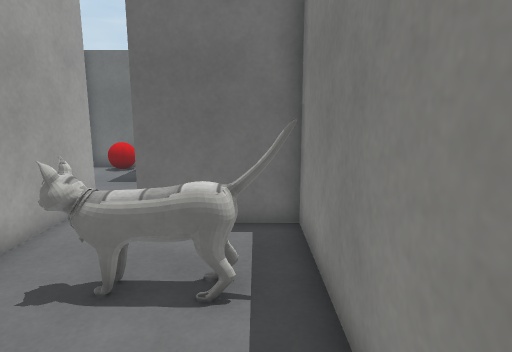
[1] (above)

17 first-person views from a walk through a 3-D level made in the Unity game engine. The camera is 1.3 m above the floor, tilts 10° down and sees 75° across. The floor is counted in squares, 0.5 m on a side. Each view is taken from the middle of a square. On the plan, view 1 faces up. The plan holds only what a view shows up to about 20 squares ahead; the rest is blank. The player character is not drawn. Surface patterns are stand-ins for the level's own textures.

[2]
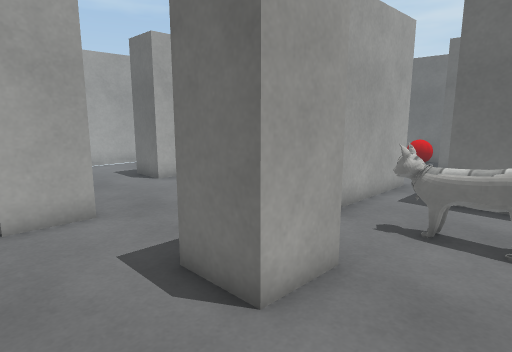

[3]
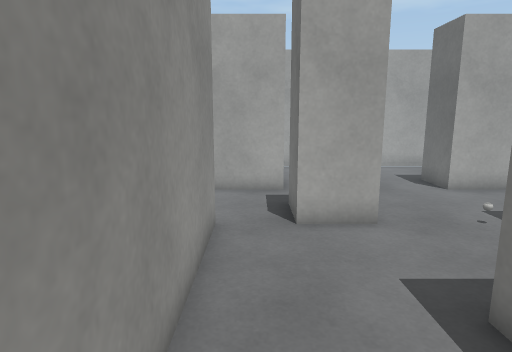

[4]
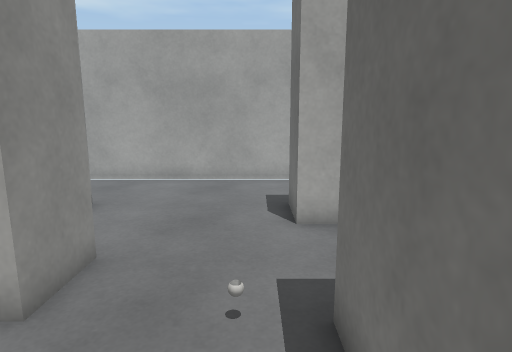

[5]
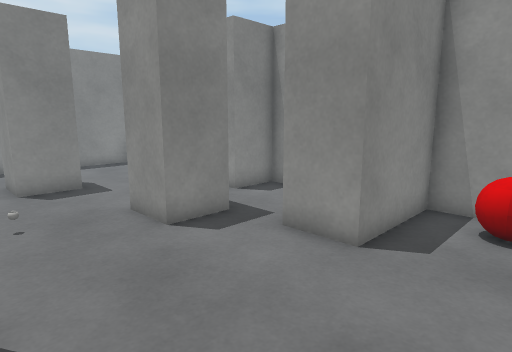

[6]
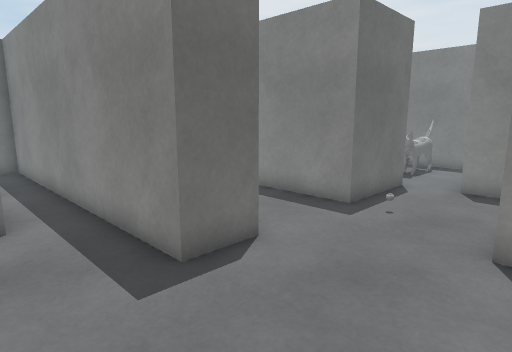

[7]
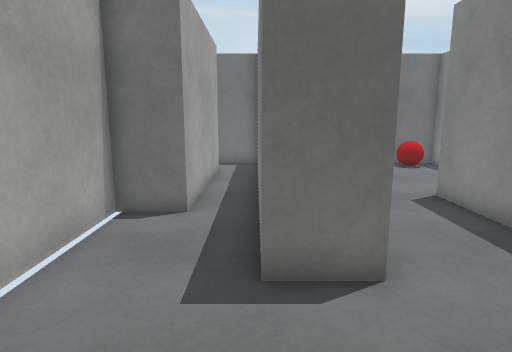

[8]
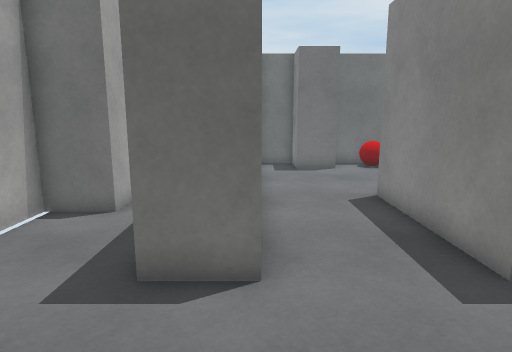

[9]
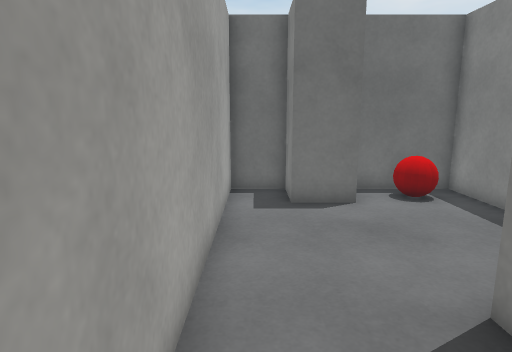

[10]
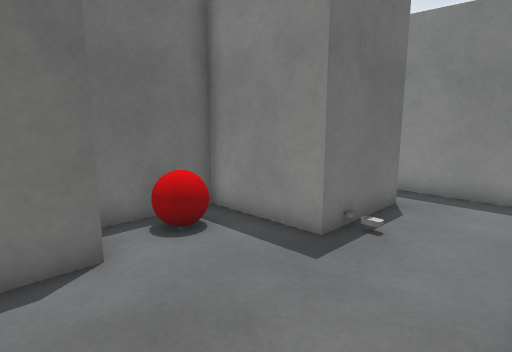

[11]
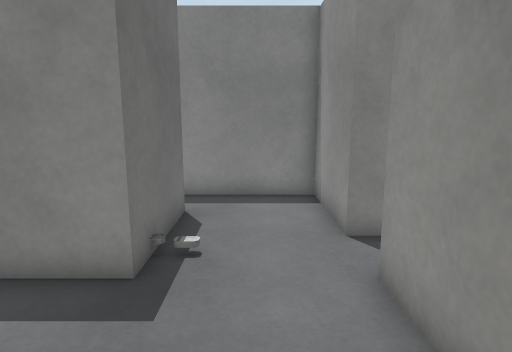

[12]
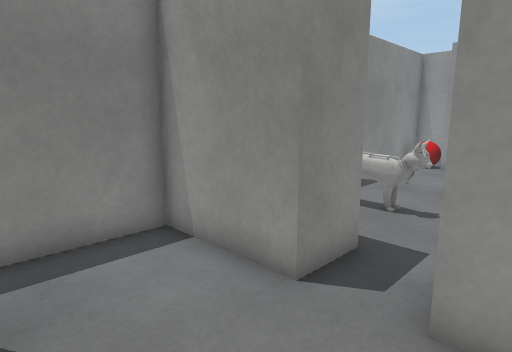

[13]
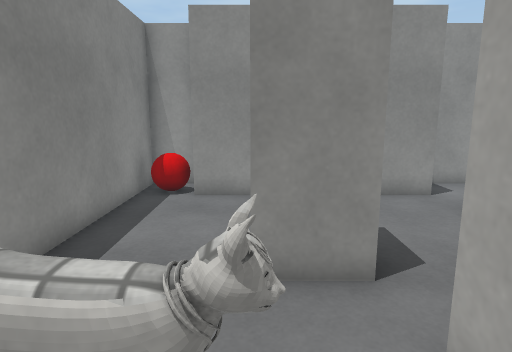

[14]
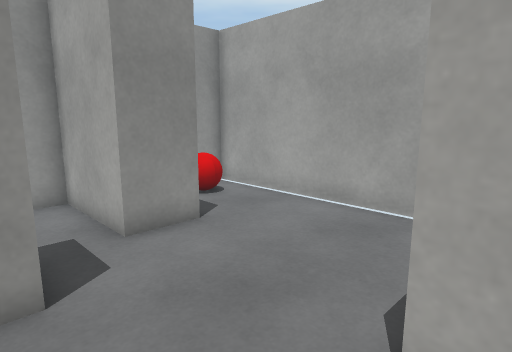

[15]
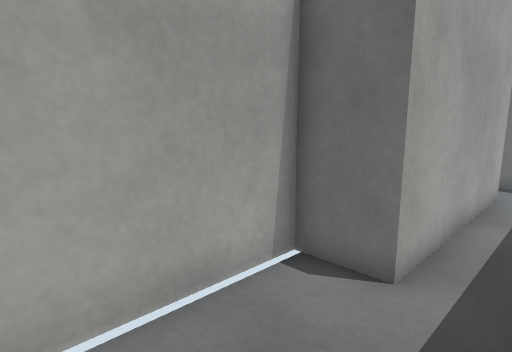

[16]
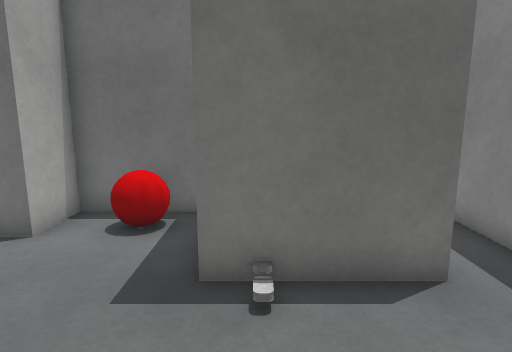

[17]
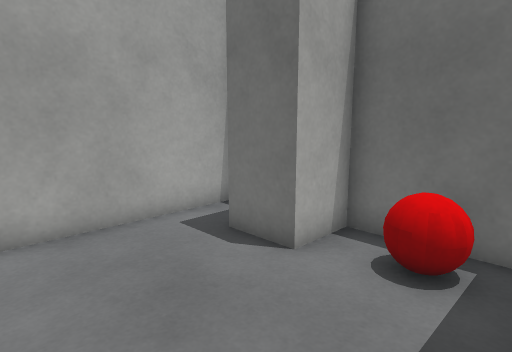

### Floor plan
Key: @ floor where view 1 was taken; # wall or solid block; . floor; B red ball; L block; O other object.
Columns run from 19 left of view 1 to 1 right of it. Each row starts with its distance up from view 1.
 18   ### #########
 17   ..# #.L L.BBL     #
 16   #.###.LLL...L    .#
 15   #.###.......L    .#
 14   #.###.......LLLLL.#
 13   #.###.............#
 12   #.###.............#
 11   #.###.............#
 10   #.###...#####.LLLL#
  9   #.###...#   #.L
  8 ###.###...#   #.LLLL#
  7 #...###...#   #.....#
  6 #...###...#   #.....#
  5 #...###...#   #.OOOO#
  4 #...###...#####..OO.#
  3 #...................#
  2 #.............LLL...#
  1 #.............L L...#
  0 #.......LLL...LLL..@#
 -1 #.......L L.........#
 -2 #...LLL.LLL.........#
 -3 #...L L.............#
 -4 #.B.L L...#########B#
 -5 #.B.L L...#       #B#
 -6 ##### #####       ###

Where each view was taken, in squares from view 1:
view 1: 0 up, 0 right, facing up
view 2: 3 down, 0 right, facing up-left
view 3: 3 down, 1 left, facing left
view 4: 3 up, 5 left, facing left
view 5: 4 up, 18 left, facing down-right
view 6: 1 down, 18 left, facing up-right
view 7: 1 down, 15 left, facing up
view 8: 1 down, 13 left, facing up
view 9: 6 up, 12 left, facing up
view 10: 10 up, 11 left, facing up-right
view 11: 12 up, 10 left, facing right
view 12: 14 up, 6 left, facing down-right
view 13: 7 up, 3 left, facing down
view 14: 5 up, 10 left, facing down-left
view 15: 3 up, 15 left, facing up-left
view 16: 9 up, 4 left, facing up
view 17: 11 up, 5 left, facing up-left
